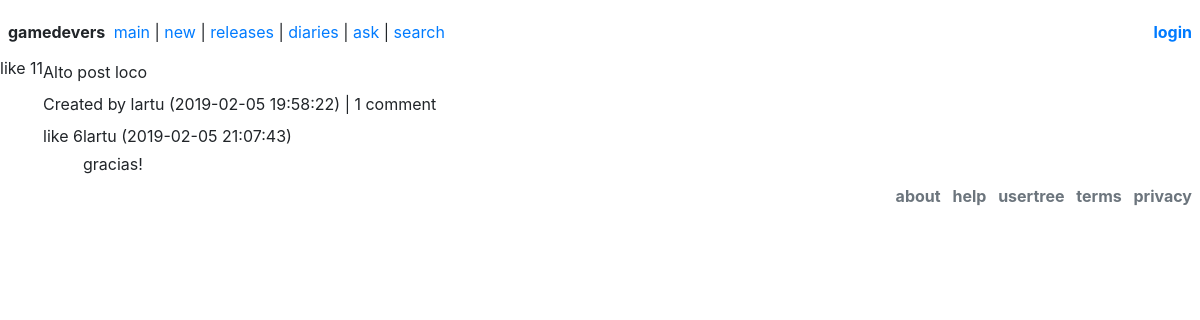
The app's page /post/index.php?id=3 with its own data.
### tables this page shows
CREATE TABLE `post` (
  `id` int(11) NOT NULL AUTO_INCREMENT,
  `creator_id` int(11) NOT NULL,
  `post_date` datetime NOT NULL DEFAULT '0000-00-00 00:00:00' ON UPDATE CURRENT_TIMESTAMP,
  `title` varchar(128) DEFAULT NULL,
  `body` varchar(2048) NOT NULL,
  `parent_id` int(11) NOT NULL,
  `category` int(11) DEFAULT NULL,
  `upvotes` int(11) NOT NULL,
  PRIMARY KEY (`id`)
);

CREATE TABLE `user` (
  `id` int(11) NOT NULL AUTO_INCREMENT,
  `username` varchar(30) NOT NULL,
  `user_group` int(11) NOT NULL DEFAULT '0',
  PRIMARY KEY (`id`)
);

### include/shibahug.php (called while the page is built, shortened)
<?php
function sqlSelect($table, $fields = "", $conditions = ""){
global $_shibahug__conn;
$select_clause  = _shibahug_formatSelect($fields);
$where_clause = _shibahug_formatWhere($conditions);
$sql = "SELECT ".$select_clause." FROM ".$table.$where_clause;
$query_result = $_shibahug__conn->query($sql);
$result = array();
if($query_result->num_rows>0){
$i = 0;
while($row = $query_result->fetch_assoc()){
$result[$i] = $row;
++$i;
}
}
return ($result);
}
function sqlCount($table, $conditions = ""){
global $_shibahug__conn;
$where_clause = _shibahug_formatWhere($conditions);
$sql = "SELECT COUNT(*) as cantidad FROM ".$table.$where_clause ;
$result = $_shibahug__conn->query($sql);
$row = $result->fetch_assoc();
$value = $row["cantidad"];
return ($value);
}
function sqlEncode($data){
$data = trim($data);
$data = stripslashes($data);
$data = htmlspecialchars($data);
$data = addslashes($data);
$data = str_replace("\"", "&#34;", $data);
$data = str_replace("'", "&#39;", $data);
return $data;
}
function _shibahug_formatSelect($fields){
if(!is_array($fields) && !empty($fields)) {
$fields = array($fields);
}
return empty($fields) ? "*" : implode(",", $fields);
}
function _shibahug_formatWhere($conditions){
if(!is_array($conditions) && !empty($conditions)) {
$conditions = array($conditions);
}
return empty($conditions) ? "" : " WHERE " . implode(" AND ", $conditions);
}
?>

### include/post-body.php (the view, shortened to what this page needs)
<div class="d-flex mt-2">
	<?php include "upvote.php"; ?>
	<div class="flex-grow-1">
		<div class="post-body mt-1 mb-2">
			<?php echo str_replace("\n", "<br>", $post["body"]); ?>
		</div>
		<div class="post-details">
			<?php
			$creator = sqlSelect("user", "id, username, user_group", "id=" . $post["creator_id"])[0];
			$comment_count = sqlCount("post", "parent_id=" . $post["id"]);
			$comment_count = $comment_count . ($comment_count != 1 ? " comments" : " comment");
			?>
			Created by <span class="group-<?php echo $creator["user_group"]; ?>"><?php echo $creator["username"]; ?></span>
			(<?php echo $post["post_date"]; ?>)
			| <?php echo $comment_count; ?>
		</div>
		<?php require "comment.php"; ?>
		<?php comments_of($post["id"], true); ?>
	</div>
</div>

### include/upvote.php
<div class="text-center upvote-container">
	<span class="upvote-button">like</span>
	<span class="upvote-number"><?php echo rand(2, 19);?></span>
</div>

### include/comment.php (shortened to what this page needs)
<?php function comments_of($id, $first){ ?>
	<?php
		$comments = sqlSelect("post", "id, creator_id, post_date, body", "parent_id=$id");
		if(count($comments) == 0) return;
	?>
	<div class="<?php if(!$first) echo "comment-container ml-3"; ?>">
		<?php foreach($comments as $post){ ?>
			<div class="d-flex mt-2">
				<?php include "upvote.php"; ?>
				<div class="flex-grow-1">
					<div class="post-details">
						<?php
						$creator = sqlSelect("user", "id, username, user_group", "id=" . $post["creator_id"])[0];
						?>
						<span class="group-<?php echo $creator["user_group"]; ?>"><?php echo $creator["username"]; ?></span>
						(<?php echo $post["post_date"]; ?>)
					</div>
					<div class="post-body mt-1">
						<?php echo str_replace("\n", "<br>", $post["body"]); ?>
					</div>
				</div>
			</div>
		<?php } ?>
	</div>
<?php } ?>

### records on screen
post: body "Alto post loco", post_date "2019-02-05 19:58:22"
user: username "lartu"
post: user.username "lartu", post_date "2019-02-05 21:07:43", body "gracias!"

### other values on screen
$comment_count "1 comment"
